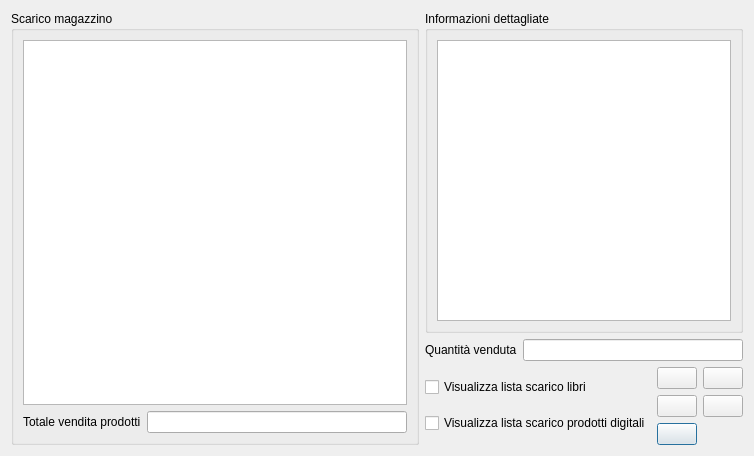
<?xml version="1.0" encoding="UTF-8"?>
<ui version="4.0">
 <class>scarico_mag</class>
 <widget class="QDialog" name="scarico_mag">
  <property name="geometry">
   <rect>
    <x>0</x>
    <y>0</y>
    <width>754</width>
    <height>456</height>
   </rect>
  </property>
  <property name="windowTitle">
   <string>Dialog</string>
  </property>
  <layout class="QGridLayout" name="gridLayout_6">
   <item row="0" column="0" rowspan="3">
    <widget class="QGroupBox" name="groupBox">
     <property name="title">
      <string>Scarico magazzino</string>
     </property>
     <layout class="QGridLayout" name="gridLayout_3">
      <item row="1" column="0">
       <widget class="QLabel" name="label_2">
        <property name="text">
         <string>Totale vendita prodotti</string>
        </property>
       </widget>
      </item>
      <item row="1" column="1">
       <widget class="QLineEdit" name="tot_scar">
        <property name="readOnly">
         <bool>true</bool>
        </property>
       </widget>
      </item>
      <item row="0" column="0" colspan="2">
       <widget class="QTableView" name="tab_view">
        <attribute name="verticalHeaderDefaultSectionSize">
         <number>15</number>
        </attribute>
       </widget>
      </item>
     </layout>
    </widget>
   </item>
   <item row="0" column="1" colspan="2">
    <widget class="QGroupBox" name="groupBox_2">
     <property name="title">
      <string>Informazioni dettagliate</string>
     </property>
     <layout class="QGridLayout" name="gridLayout_5">
      <item row="1" column="0">
       <widget class="QTextEdit" name="dettagli">
        <property name="readOnly">
         <bool>true</bool>
        </property>
       </widget>
      </item>
     </layout>
    </widget>
   </item>
   <item row="1" column="1" colspan="2">
    <layout class="QGridLayout" name="gridLayout_4">
     <item row="0" column="1">
      <widget class="QLineEdit" name="quan"/>
     </item>
     <item row="0" column="0">
      <widget class="QLabel" name="label">
       <property name="text">
        <string>Quantità venduta</string>
       </property>
      </widget>
     </item>
    </layout>
   </item>
   <item row="2" column="1">
    <layout class="QGridLayout" name="gridLayout">
     <item row="1" column="0">
      <widget class="QCheckBox" name="car_pr">
       <property name="text">
        <string>Visualizza lista scarico prodotti digitali</string>
       </property>
      </widget>
     </item>
     <item row="0" column="0">
      <widget class="QCheckBox" name="car_lb">
       <property name="text">
        <string>Visualizza lista scarico libri</string>
       </property>
      </widget>
     </item>
    </layout>
   </item>
   <item row="2" column="2">
    <layout class="QGridLayout" name="gridLayout_2">
     <item row="2" column="0">
      <widget class="QPushButton" name="pushButton">
       <property name="maximumSize">
        <size>
         <width>50</width>
         <height>50</height>
        </size>
       </property>
       <property name="text">
        <string/>
       </property>
       <property name="icon">
        <iconset resource="../../initdb/images.qrc">
         <normaloff>:/images/dialog-close.png</normaloff>:/images/dialog-close.png</iconset>
       </property>
      </widget>
     </item>
     <item row="1" column="0">
      <widget class="QPushButton" name="ex_csv">
       <property name="maximumSize">
        <size>
         <width>50</width>
         <height>50</height>
        </size>
       </property>
       <property name="text">
        <string/>
       </property>
       <property name="icon">
        <iconset resource="../biblio.qrc">
         <normaloff>:/images/excel.png</normaloff>:/images/excel.png</iconset>
       </property>
      </widget>
     </item>
     <item row="0" column="0">
      <widget class="QPushButton" name="ex_pdf">
       <property name="maximumSize">
        <size>
         <width>50</width>
         <height>50</height>
        </size>
       </property>
       <property name="text">
        <string/>
       </property>
       <property name="icon">
        <iconset resource="../biblio.qrc">
         <normaloff>:/images/pdf.png</normaloff>:/images/pdf.png</iconset>
       </property>
      </widget>
     </item>
     <item row="0" column="1">
      <widget class="QPushButton" name="pr_st">
       <property name="text">
        <string/>
       </property>
       <property name="icon">
        <iconset resource="../biblio.qrc">
         <normaloff>:/images/document-print.png</normaloff>:/images/document-print.png</iconset>
       </property>
      </widget>
     </item>
     <item row="1" column="1">
      <widget class="QPushButton" name="del_rec">
       <property name="text">
        <string/>
       </property>
       <property name="icon">
        <iconset resource="../biblio.qrc">
         <normaloff>:/images/edit-delete.png</normaloff>:/images/edit-delete.png</iconset>
       </property>
      </widget>
     </item>
    </layout>
   </item>
  </layout>
 </widget>
 <tabstops>
  <tabstop>car_lb</tabstop>
  <tabstop>car_pr</tabstop>
  <tabstop>ex_pdf</tabstop>
  <tabstop>pr_st</tabstop>
  <tabstop>ex_csv</tabstop>
  <tabstop>del_rec</tabstop>
  <tabstop>pushButton</tabstop>
  <tabstop>quan</tabstop>
  <tabstop>dettagli</tabstop>
  <tabstop>tab_view</tabstop>
  <tabstop>tot_scar</tabstop>
 </tabstops>
 <resources>
  <include location="../../initdb/images.qrc"/>
  <include location="../biblio.qrc"/>
 </resources>
 <connections/>
</ui>
